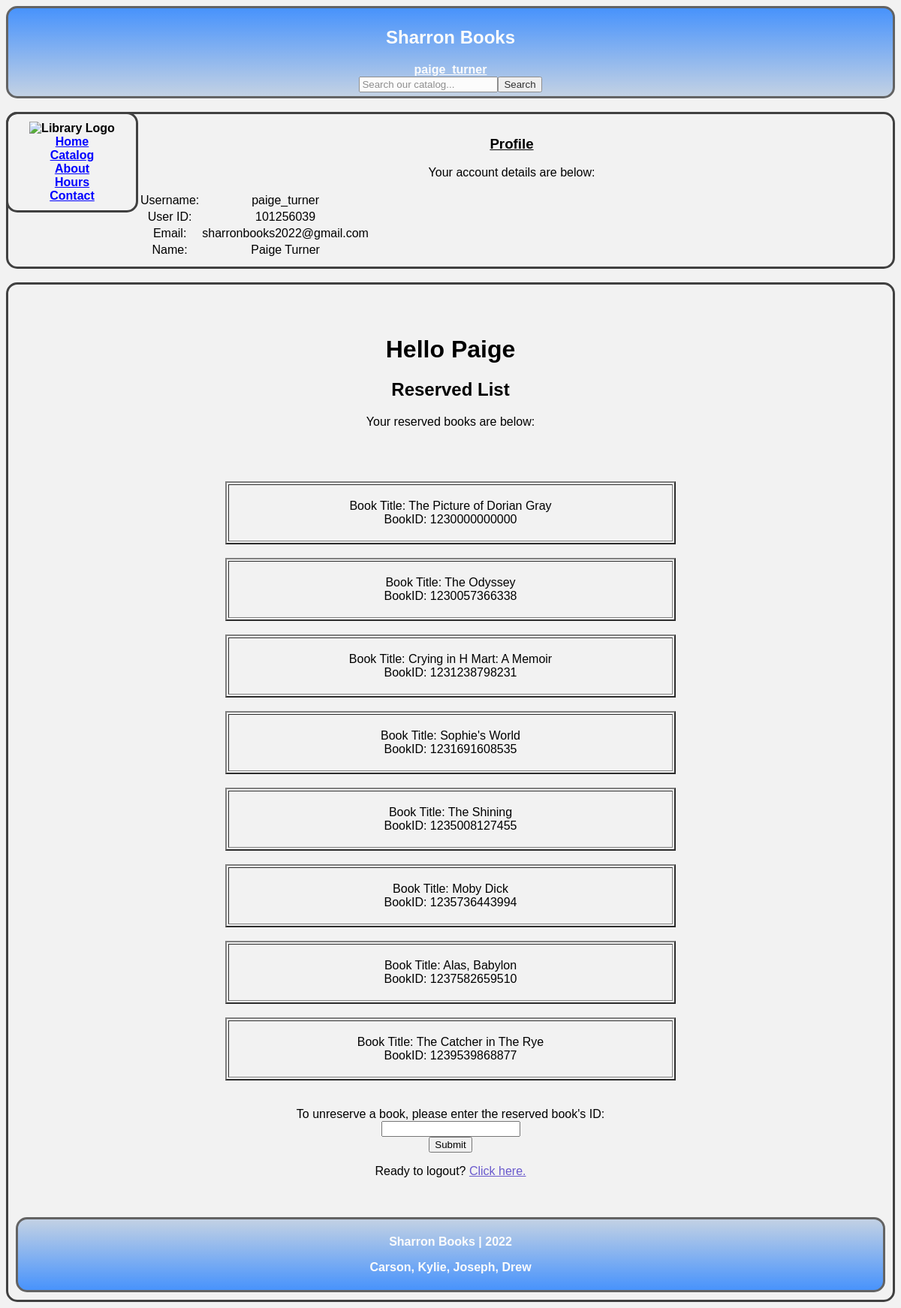
Page /profile.php (signed in) on the committed database.
### tables this page shows
CREATE TABLE `books` (
  `Title` varchar(255) NOT NULL,
  `Author` varchar(255) NOT NULL,
  `Publisher` varchar(255) NOT NULL,
  `Genre` varchar(255) NOT NULL,
  `YearPubbed` int(4) NOT NULL,
  `Description` text DEFAULT NULL,
  `BookID` decimal(13,0) NOT NULL,
  `CheckedOut` tinyint(1) NOT NULL DEFAULT 0,
  `ImageLocation` varchar(255) DEFAULT NULL
);

### profile.php (the view, shortened to what this page needs)
<?php
	include_once ('includes/create-home-header.php');
	include_once ('includes/create-hotbar.php');
    require_once ('includes/config.php');
    include_once ('includes/create-footer.php');
?>
<!DOCTYPE html>
<html lang="en">
<head>
	<link rel="stylesheet" href="css/main.css">
</head>
<body>
	<div class="content">
        <h3 class = "heading" style="text-decoration: underline;"> Profile </h3>
            <div>
				<p>Your account details are below:</p>
				<table>
					<tr>
						<td>Username:</td>
						<td><?=$_SESSION['login_username']?></td>
					</tr>
                    <tr>
						<td>User ID:</td>
						<td><?=$_SESSION['login_user']?></td>
					</tr>
					<tr>
						<td>Email:</td>
						<td><?=$_SESSION['login_email']?></td>
					</tr>
                    <tr>
						<td>Name:</td>
						<td><?=$_SESSION['login_firstname']?> <?=$_SESSION['login_lastname']?></td>
					</tr>
				</table>
			</div>
	</div>
	<br>
	<div class="content">
	    <?php
		if(isset($_SESSION['login_user']))
		{
			$Username = $_SESSION['login_firstname'];
			echo "<br><br>";
			echo "<div class='Form'><h1>Hello " . $Username . "<br></h1></div>";
			echo "<div class='Form'><h2> Reserved List </h2>";
			echo "<p>Your reserved books are below:</p>";
			echo "<br><br>";
			$Query = $db->Query(sprintf("SELECT books.BookID, books.Title
											FROM bookreserve
											INNER JOIN books
											ON bookreserve.BookID=books.BookID
											WHERE bookreserve.UserID = '%s'", $_SESSION['login_user']));
			while($Row = mysqli_fetch_array($Query))
			{
				echo "<table border=\"2\"align=\"center\"width=\"600\">";
				echo("</td><td>");
				echo "<div class=\"Form2\">";
				echo '<br /> Book Title: ' .$Row['Title'];
				echo '<br /> BookID:       ' .$Row['BookID'];
				echo '<br /> <br />';
				echo "</div>";
				echo "<br>";
			}
			echo "</table>\n";
			echo "</select><br><br>";
			echo "<div class=\"Form2\">";
			echo "<form action=\"Unreserve.php\" method=\"POST\">";
			echo "To unreserve a book, please enter the reserved book's ID:<br>";
			echo "<input type=\"text\" name=\"BookID\" required ><br>";
			echo "<input type=\"submit\" value=\"Submit\">";
			echo "</form>";
			echo "</div>";
		}
	?>
	</div>
	<p>
		Ready to logout? <a href="includes/logout.php" class="link"> Click here. </a>
	</p>
	<br>
</body>
</html>

### css/main.css (style rules this page uses)
body { text-align: center; background-color: #F2F2F2; }
div { font-family: sans-serif; }
.content { border: 3px solid #404040; border-radius: 15px; padding: 10px; flex-basis: 100%; }
a:link { color: slateblue; }

### rows in the picture
books: Title "The Picture of Dorian Gray", BookID "1230000000000"
books: Title "The Odyssey", BookID "1230057366338"
books: Title "Crying in H Mart: A Memoir", BookID "1231238798231"
books: Title "Sophie's World", BookID "1231691608535"
books: Title "The Shining", BookID "1235008127455"
books: Title "Moby Dick", BookID "1235736443994"
books: Title "Alas, Babylon", BookID "1237582659510"
books: Title "The Catcher in The Rye", BookID "1239539868877"

### other values in the picture
$_SESSION['login_username'] "paige_turner"
$_SESSION['login_user'] "101256039"
$_SESSION['login_email'] "sharronbooks2022@gmail.com"
$_SESSION['login_firstname'] "Paige"
$_SESSION['login_lastname'] "Turner"
$Username "Paige"
